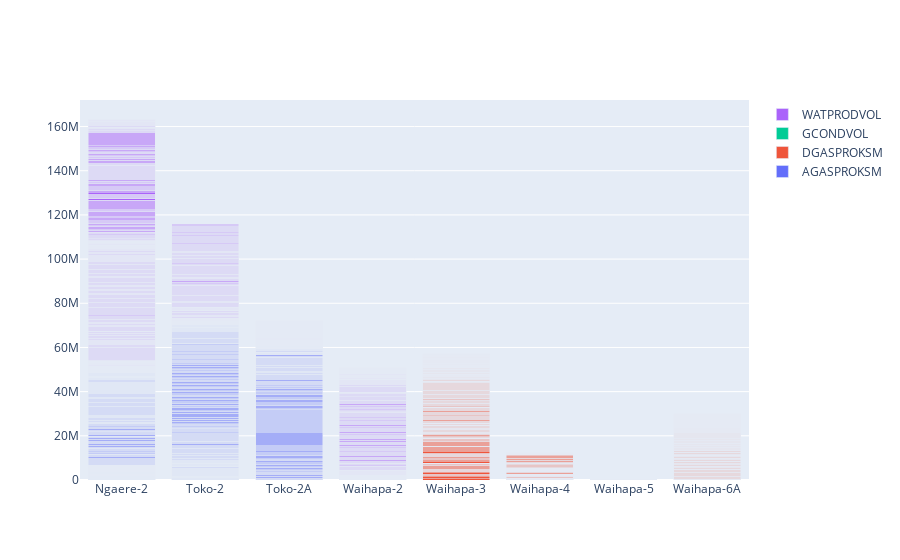

The cell this chart's notebook holds for it:
### Code cell
import plotly.graph_objects as go

fig = go.Figure(go.Bar(x=ppdm_df.WELLNAME, y=ppdm_df.AGASPROKSM, name='AGASPROKSM'))
fig.add_trace(go.Bar(x=ppdm_df.WELLNAME, y=ppdm_df.DGASPROKSM, name='DGASPROKSM'))
fig.add_trace(go.Bar(x=ppdm_df.WELLNAME, y=ppdm_df.GCONDVOL, name='GCONDVOL'))
fig.add_trace(go.Bar(x=ppdm_df.WELLNAME, y=ppdm_df.WATPRODVOL, name='WATPRODVOL'))

fig.update_layout(barmode='stack', xaxis={'categoryorder':'category ascending'})
fig.show()

### Figure 1 — Plotly figure (JSON) as saved in the notebook; plotly's stock layout.template omitted (floating-point values rounded to 4 significant figures; data arrays with more than 128 entries replaced by an {"elided": "..."} marker saying what was removed)
{"data": [{"name": "AGASPROKSM", "type": "bar", "x": {"elided": "3285 str values"}, "y": {"elided": "3285 str values"}}, {"name": "DGASPROKSM", "type": "bar", "x": {"elided": "3285 str values"}, "y": {"elided": "3285 str values"}}, {"name": "GCONDVOL", "type": "bar", "x": {"elided": "3285 str values"}, "y": {"elided": "3285 str values"}}, {"name": "WATPRODVOL", "type": "bar", "x": {"elided": "3285 str values"}, "y": {"elided": "3285 str values"}}], "layout": {"barmode": "stack", "xaxis": {"categoryorder": "category ascending"}}}
